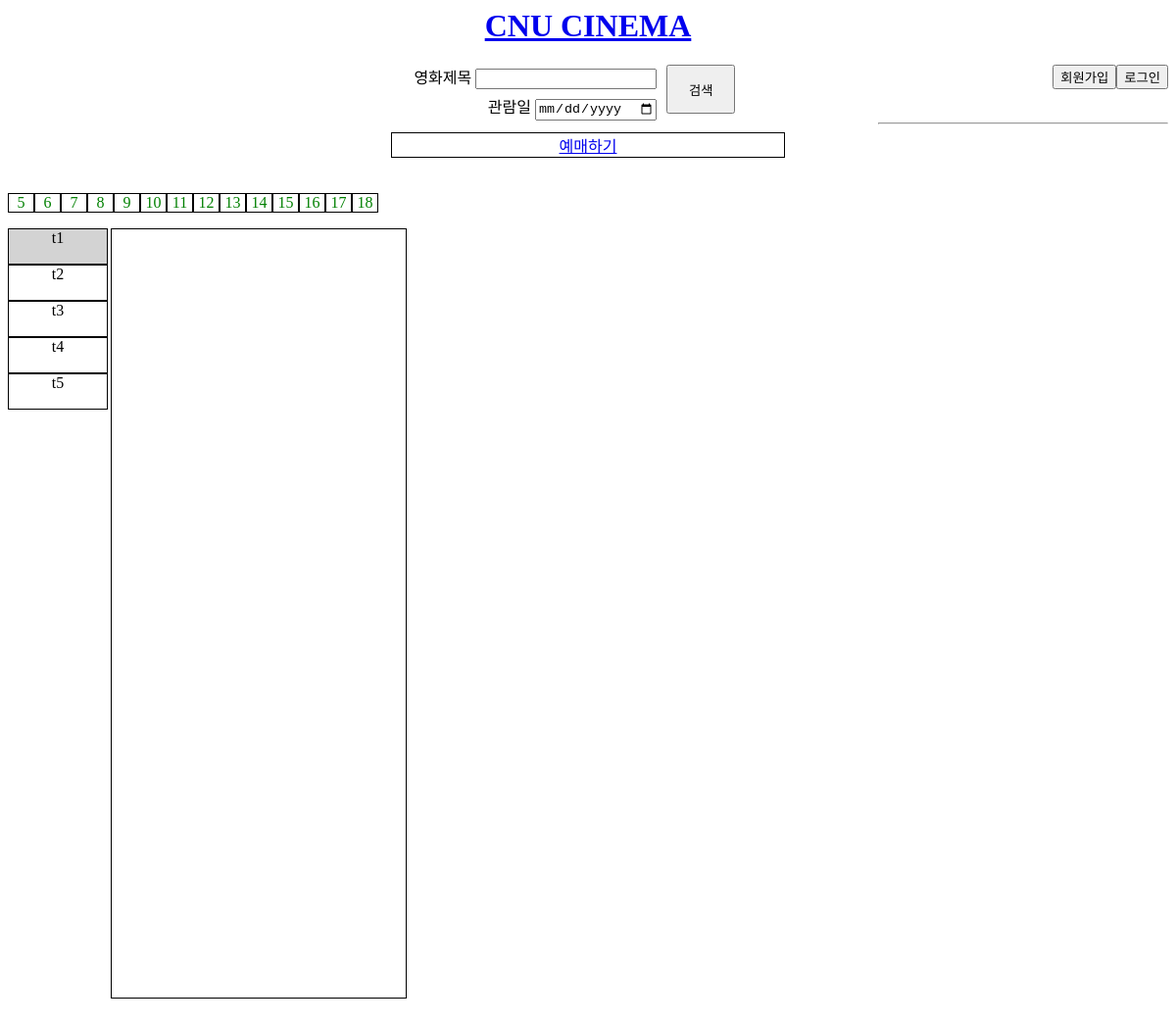
The app's page /schedule.php, older data.
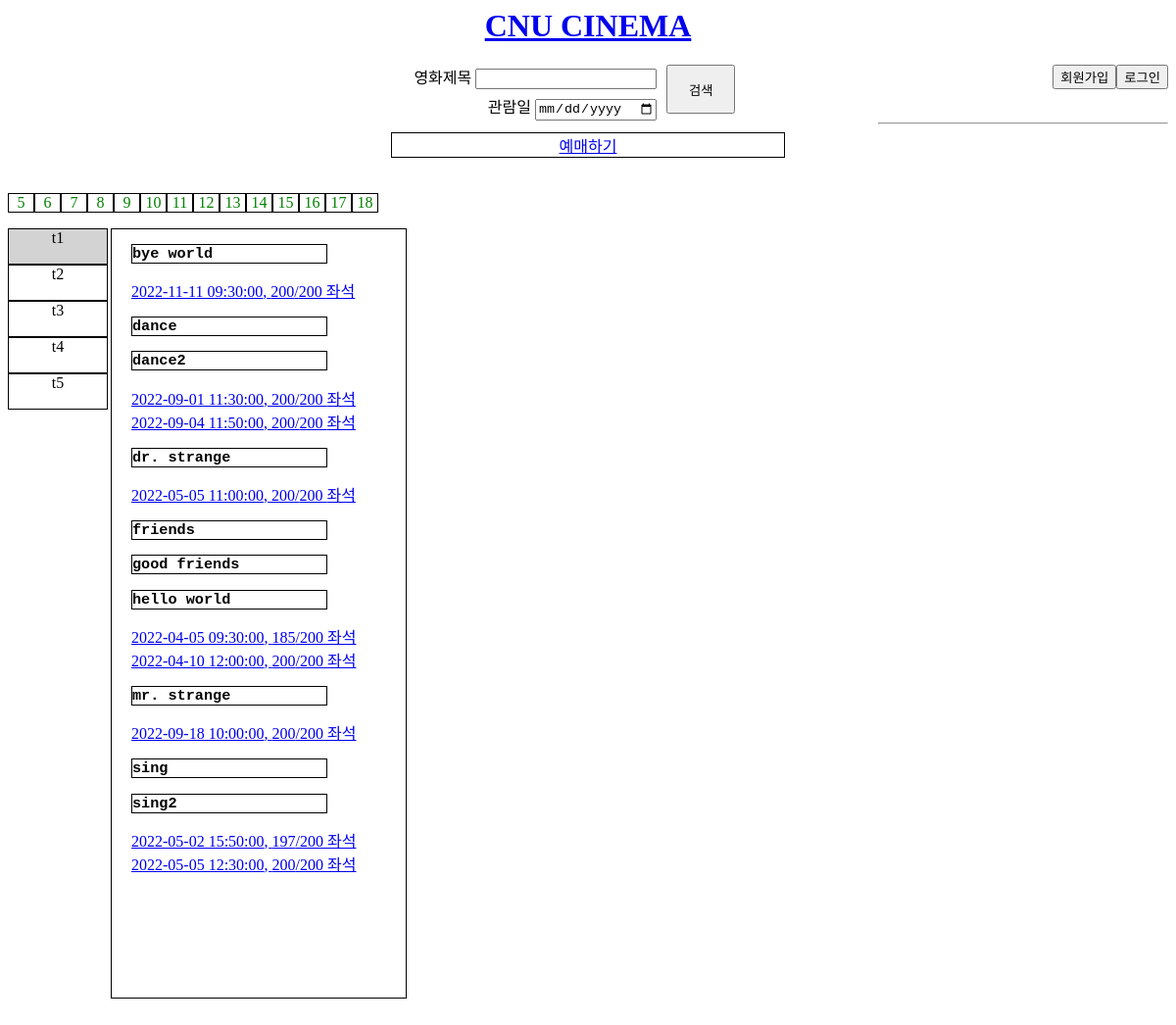
The same page, newer data.
### tables this page shows
CREATE TABLE Movie 
	(
	mid TEXT NOT NULL,
	title TEXT,
	open_day TEXT,
	director TEXT,
	rating TEXT CHECK(rating IN ('ALL','12','15','18')),
	length INTEGER,
    CONSTRAINT Movie_PK PRIMARY KEY(mid)
	);

### conn.php (called while the page is built, shortened)
<?php
    $conn = FALSE;
    function getTheaterScheduleR($db, $tname, $movie, $date){
        $q = array();
        if($date==""){
            $q = $db->query("SELECT theater.tname, schedule.sid, schedule.sdatetime, theater.seats
                            FROM schedule, theater, movie
                            WHERE (schedule.tname=theater.tname AND theater.tname='$tname')
                            AND (schedule.mid=movie.mid AND movie.title='$movie');"
                            );
        }
        $results = $q->fetchAll(PDO::FETCH_ASSOC);
        return $results;
    }
    function getLeftSeats($db, $theater, $sid){
        $q = $db->query("SELECT seats FROM theater WHERE tname='$theater';");
        $results = $q->fetchAll(PDO::FETCH_ASSOC);
        $seats = $results[0]["seats"];
        $q = $db->query("SELECT SUM(seats) FROM ticketing WHERE sid=$sid AND status!='C';");
        $results = $q->fetchAll(PDO::FETCH_ASSOC);
        $max = $results[0]["SUM(seats)"];
        return array($seats, $max);
    }
?>

### schedule.php (the view, shortened to what this page needs)
<?php
    include ('conn.php');
    if(isset($_SESSION["DATE"])){
        $today = $_SESSION["DATE"];
    }
    else{
        $today = '2022-05-05';
    }
?>
<html lang="en">
<head>
    <link rel="stylesheet" href="css/index.css">
</head>
<body>
    <div class="header">
        <h1 id="title"><a href="/index.php">CNU CINEMA</a></h1>
        <div class="div1"></div>
        <div class="div2" id="search">
            <form action="search.php" method="get" id="formform" name="search" onsubmit="return blankSearch();">
                <div id="in">
                    <li>영화제목 <input type="text" id="search" name="movie_title"></li>
                    <li>관람일 <input type="date" name="s_date"></li>
                </div>
                <div id="s">
                    <input type="submit" value="검색">
                </div>
            </form>
        </div>
        <?php
            if($conn){
                $email = $_SESSION["ID"];
                $pw = $_SESSION["PWD"];
                $q=$db->query("SELECT name FROM customer WHERE email='$email' and password='$pw';");
                $results = $q->fetchAll(PDO::FETCH_ASSOC);
                $name = $results[0]["name"];
                echo "<div>$name 님 | <button onclick='location.href=\"mypage.php\"'>마이페이지</button>
                                    <button onclick='location.href=\"signout.php\"'>로그아웃</button></div>";
        ?>
        <?php
            }
            else{
        ?>
        <div class="div3" id="signin">
            <button onclick="location.href='signin.php'">로그인</button>
            <button onclick="location.href='signup.php'">회원가입</button>
        </div>
        <?php
            }
        ?>
    </div><br><br>
    <div>
        <hr>
    </div>
    <ul>
        <li class="bar"><a href="schedule.php">예매하기</a>
    </ul><br><br>
    <div>
        <ul class="date_select">
            <?php
                for($i=0; $i<14; $i++){
                    $set_date = strval(date("Y-m-d", strtotime("$today+$i days")));
                    $set = strval(date("j", strtotime($set_date)));
                    echo "<li class='date' id=$set_date onclick='dateChange(event)'><a href='schedule.php?date=$set_date'>".$set."</a></li>";
                }
            ?>
        </ul>
    </div>
    <br><br>
    <div class="tname">
        <ul>
            <li class="t" id="t1box" onclick="show('t1', event)">t1</li>
            <li class="t" id="t2box" onclick="show('t2', event)">t2</li>
            <li class="t" id="t3box" onclick="show('t3', event)">t3</li>
            <li class="t" id="t4box" onclick="show('t4', event)">t4</li>
            <li class="t" id="t5box" onclick="show('t5', event)">t5</li>
        </ul>
    </div>
    <div class="sche_box">
        <div class="schedule" id="t1">
            <?php
                $results = $db->query("SELECT title FROM movie ORDER BY title;");
                foreach($results as $title){
                    $t = $title["title"];
                    echo "<h3>$t</h3>";
                    echo "<ul class='t1movie_sche$t'>";
                    $t1_sche = getTheaterScheduleR($db, "t1", $t, $set_today);
                    foreach($t1_sche as $row){
                        $sche = $row["sdatetime"];
                        $sid = $row["sid"];
                        $left = getLeftSeats($db, "t1", $sid);
                        $seats = $left[0];
                        $max = $left[1];
                        echo "<li class='sche$t'><a href='booking.php?theater=t1&title=$t&sche=$sche&sid=$sid'>$sche, ".strval($seats-$max)."/$seats 좌석</a></li>";
                    }
                    echo "</ul>";
                }
            ?>
        </div>
    </div>
</body>
</html>

### css/index.css (style rules this page uses)
.header { margin-bottom: 3%; }
#title { color: red; text-align: center; }
#search { text-align: center; }
.div1 { float: left; height: 5px; width: 35%; }
.div2 { float: left; width: 40%; margin: auto; }
#in, #s { float: left; }
#in li { text-align: right; margin-bottom: 5px; }
#s input { width: 70px; height: 50px; margin-left: 10px; }
.div3 button { float: right; }
.t { list-style: none; border: 1px; border-style: solid; height: 35px; width: 100px; text-align: center; }
.tname { float: left; height: 100%; width: 100px; padding-left: 0; margin-right: 5px; }
#t1box { background-color: lightgrey; }
.sche_box { float: left; height: 100%; width: 300px; padding-left: 0; margin-bottom: 50px; border: 1px; border-style: solid; }
#t1 { display: block; width: 200px; padding-left: 20px; }
ul { padding: 0; margin: 0; }
.date { list-style: none; float: left; border: 1px; border-style: solid; width: 25px; text-align: center; }
.date a { text-decoration: none; color: green; }
.date_select { width: 100%; }
.bar { list-style: none; border: 1px; border-style: solid; width: 400px; text-align: center; margin: auto; }
.schedule ul li { list-style: none; width: 400px; }
.schedule h3 { border: 1px; border-style: solid; font-family: monospace; }
.div2 li { list-style: none; }

Row changes from the older to the newer data that the page shows:
added movie: title "bye world", sche "2022-11-11 09:30:00", max "200", seats "200"
added movie: title "dance"
added movie: title "dance2", sche "2022-09-01 11:30:00", max "200", seats "200", sche "2022-09-04 11:50:00"
added movie: title "dr. strange", sche "2022-05-05 11:00:00", max "200", seats "200"
added movie: title "friends"
added movie: title "good friends"
added movie: title "hello world", sche "2022-04-05 09:30:00", max "185", seats "200", sche "2022-04-10 12:00:00", max "200"
added movie: title "mr. strange", sche "2022-09-18 10:00:00", max "200", seats "200"
added movie: title "sing"
added movie: title "sing2", sche "2022-05-02 15:50:00", max "197", seats "200", sche "2022-05-05 12:30:00", max "200"
